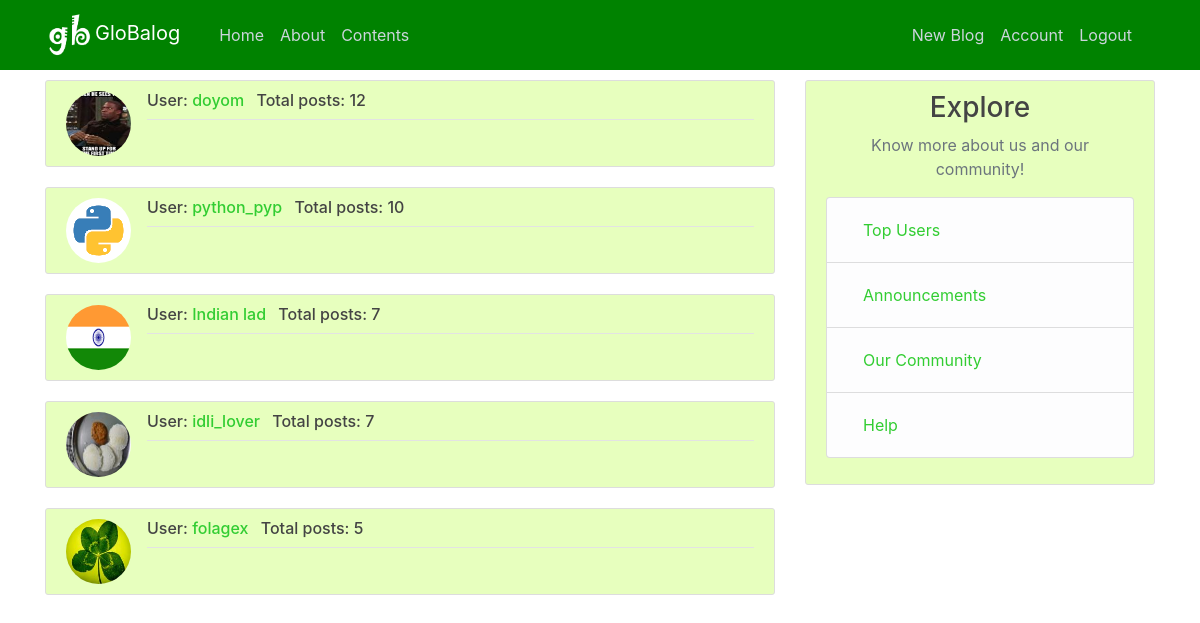
Screenshot of /top_users (signed in) with the database file from the repository.
### blog/model.py (models this page shows, shortened)
class User(db.Model,UserMixin):
    id=db.Column(db.Integer(),primary_key=True)
    username=db.Column(db.String(20),unique=True,nullable=False)
    email=db.Column(db.String(120),unique=True,nullable=False )
    password=db.Column(db.String(60),unique=True,nullable=False)
    confirmed = db.Column(db.Boolean, nullable=False, default=False)
    image_file = db.Column(db.String(20), nullable=False, default='default.jpg')
    posts = db.relationship('Post',backref='author',lazy=True)

### blog/main/routes.py (the view)
@main.route('/top_users')
def top_users():
    users=User.query.all()
    Top_users=[]
    for user in users:
        posts=Post.query.filter_by(author=user).all()
        Top_users.append([user,len(posts)])
    Top_users=sorted(Top_users,key=lambda x: (x[1]),reverse=True)[:5]
    return render_template('main/top_users.html',title='Top Users',users=Top_users)

### blog/model.py (called while the page is built)
@login_manager.user_loader
def load_user(user_id):
    return User.query.get(int(user_id))

### blog/templates/main/top_users.html
{%extends 'main/layout.html'%}
{%block content%}
	{%for user in users%}
		<article class="media content-section">
			<img class="rounded-circle article-img" src="{{ url_for('static', filename='profile_pics/' + user[0].image_file) }}">
			  <div class="media-body">
			    <div class="article-metadata">
			      <h6>User: <a class="mr-2" href="{{url_for('users.user_post',username=user[0].username)}}">{{ user[0].username }}</a> Total posts: {{user[1]}}</h6>
			    </div>
			   </div>
		</article>
	{%endfor%}
{%endblock content%}

### blog/static/main.css (style rules this page uses)
body { background:#FFFFFF ; color: #333333; margin-top: 5rem; }
h1, h2, h3, h4, h5, h6 { color: #444444; }
a { color: #32CD32; }
.content-section { background: #E7FFBE; padding: 10px 20px; border: 1px solid #dddddd; border-radius: 3px; margin-bottom: 20px; }
.article-img { height: 65px; width: 65px; margin-right: 16px; }
.article-metadata { padding-bottom: 1px; margin-bottom: 4px; border-bottom: 1px solid #e3e3e3 }

### rows the page displays
User: image_file (picture), username "doyom", user "12"
User: image_file (picture), username "python_pyp", user "10"
User: image_file (picture), username "Indian lad", user "7"
User: image_file (picture), username "idli_lover", id "7"
User: image_file (placeholder picture), username "folagex", user "5"
